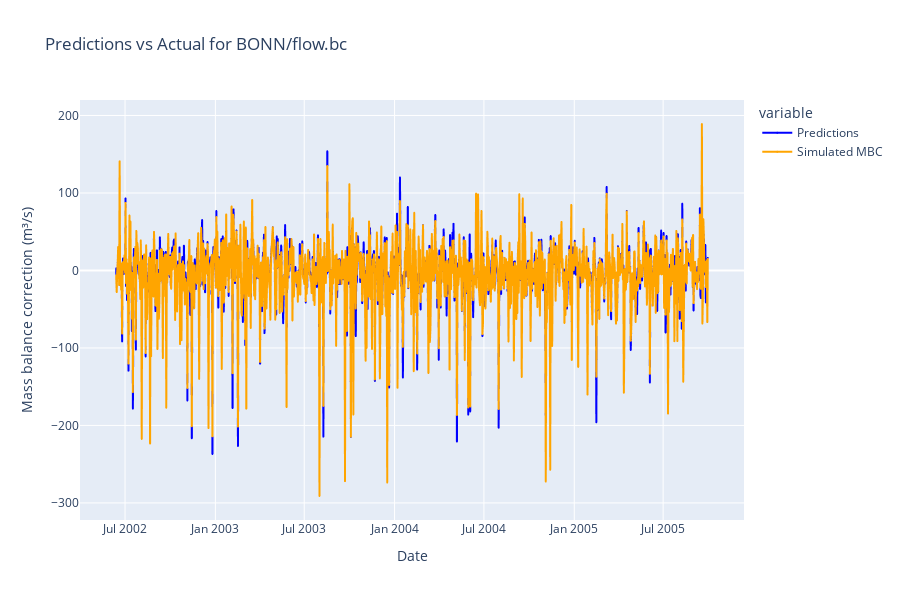
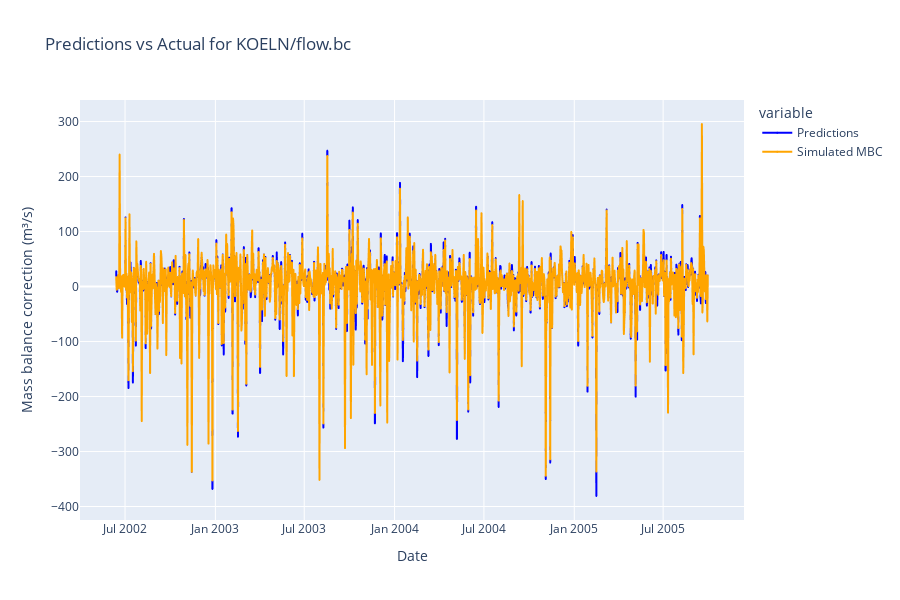
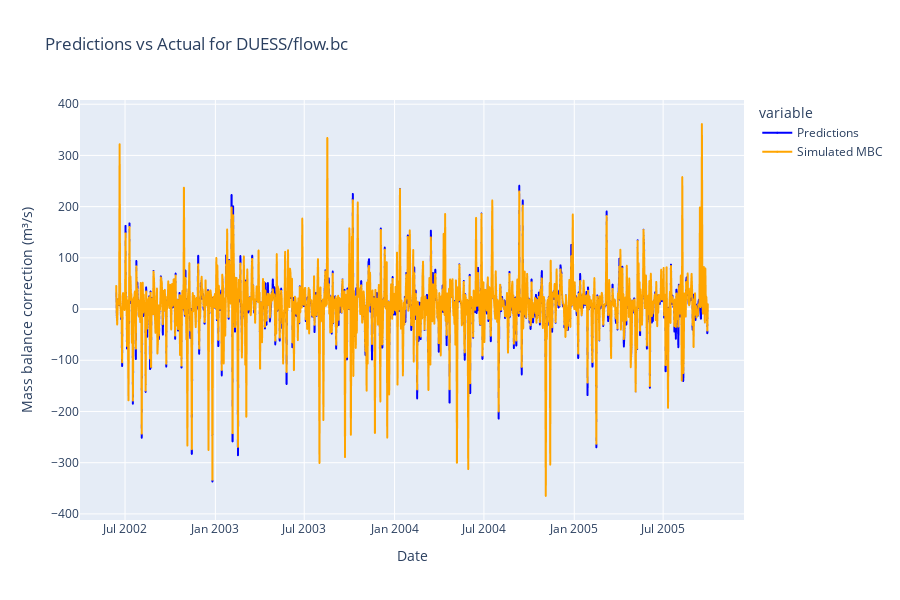
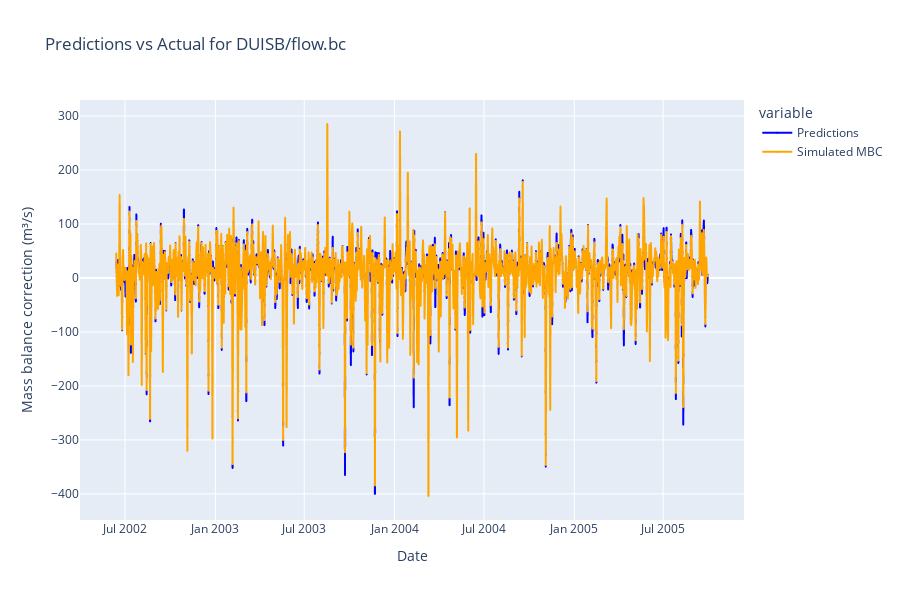

The notebook cell saved with these charts, in order:
### Markdown cell above
<h2>Output visualization</h2>

### Code cell
y_test_array = np.array(y_test)
for i in range(0,len(df_output)):
    data= {
        'Date': df_output.index[-len(predictions):],
        'Predictions': predictions_rescaled[:, i],
        'Simulated MBC': np.array(y_test)[:, i]
        }

    df_plot = pd.DataFrame(data)

    fig = px.scatter(df_plot, x='Date', y=['Predictions', 'Simulated MBC'],
                    labels={'value': 'Mass balance correction (m³/s)'},
                    title='Predictions vs Actual for ' + df_output.columns[i],
                    color_discrete_sequence=['blue', 'orange'])
    fig.update_traces(marker={'size': 2},
                    mode='lines+markers')
    fig.update_layout(width=900, height=600)
    fig.show()
    # filepath=r'C:\Users\sujan.maharjan\Desktop\KISTERS\figures\MV_FFNN_'+df_output.columns[i][:3]+'.html'
    # fig.write_html(filepath)
    #filepath=r'C:\Users\sujan.maharjan\Desktop\KISTERS\Outputs_for_WSV\MIMO_FFNN_discharge_'+df_output.columns[i][:3]+'.csv'

### Figure 1 — Plotly figure (JSON) as saved in the notebook; plotly's stock layout.template omitted (floating-point values rounded to 4 significant figures; data arrays with more than 128 entries replaced by an {"elided": "..."} marker saying what was removed)
{"data": [{"hovertemplate": "variable=Predictions<br>Date=%{x}<br>Mass balance correction (m³/s)=%{y}<extra></extra>", "legendgroup": "Predictions", "marker": {"color": "blue", "size": 2, "symbol": "circle"}, "mode": "lines+markers", "name": "Predictions", "showlegend": true, "type": "scattergl", "x": {"elided": "1206 str values"}, "xaxis": "x", "y": {"elided": "1206 float values"}, "yaxis": "y"}, {"hovertemplate": "variable=Simulated MBC<br>Date=%{x}<br>Mass balance correction (m³/s)=%{y}<extra></extra>", "legendgroup": "Simulated MBC", "marker": {"color": "orange", "size": 2, "symbol": "circle"}, "mode": "lines+markers", "name": "Simulated MBC", "showlegend": true, "type": "scattergl", "x": {"elided": "1206 str values"}, "xaxis": "x", "y": {"elided": "1206 float values"}, "yaxis": "y"}], "layout": {"height": 600, "legend": {"title": {"text": "variable"}, "tracegroupgap": 0}, "title": {"text": "Predictions vs Actual for BONN/flow.bc"}, "width": 900, "xaxis": {"anchor": "y", "domain": [0, 1], "title": {"text": "Date"}}, "yaxis": {"anchor": "x", "domain": [0, 1], "title": {"text": "Mass balance correction (m³/s)"}}}}

### Figure 2 — Plotly figure (JSON) as saved in the notebook; plotly's stock layout.template omitted (floating-point values rounded to 4 significant figures; data arrays with more than 128 entries replaced by an {"elided": "..."} marker saying what was removed)
{"data": [{"hovertemplate": "variable=Predictions<br>Date=%{x}<br>Mass balance correction (m³/s)=%{y}<extra></extra>", "legendgroup": "Predictions", "marker": {"color": "blue", "size": 2, "symbol": "circle"}, "mode": "lines+markers", "name": "Predictions", "showlegend": true, "type": "scattergl", "x": {"elided": "1206 str values"}, "xaxis": "x", "y": {"elided": "1206 float values"}, "yaxis": "y"}, {"hovertemplate": "variable=Simulated MBC<br>Date=%{x}<br>Mass balance correction (m³/s)=%{y}<extra></extra>", "legendgroup": "Simulated MBC", "marker": {"color": "orange", "size": 2, "symbol": "circle"}, "mode": "lines+markers", "name": "Simulated MBC", "showlegend": true, "type": "scattergl", "x": {"elided": "1206 str values"}, "xaxis": "x", "y": {"elided": "1206 float values"}, "yaxis": "y"}], "layout": {"height": 600, "legend": {"title": {"text": "variable"}, "tracegroupgap": 0}, "title": {"text": "Predictions vs Actual for KOELN/flow.bc"}, "width": 900, "xaxis": {"anchor": "y", "domain": [0, 1], "title": {"text": "Date"}}, "yaxis": {"anchor": "x", "domain": [0, 1], "title": {"text": "Mass balance correction (m³/s)"}}}}

### Figure 3 — Plotly figure (JSON) as saved in the notebook; plotly's stock layout.template omitted (floating-point values rounded to 4 significant figures; data arrays with more than 128 entries replaced by an {"elided": "..."} marker saying what was removed)
{"data": [{"hovertemplate": "variable=Predictions<br>Date=%{x}<br>Mass balance correction (m³/s)=%{y}<extra></extra>", "legendgroup": "Predictions", "marker": {"color": "blue", "size": 2, "symbol": "circle"}, "mode": "lines+markers", "name": "Predictions", "showlegend": true, "type": "scattergl", "x": {"elided": "1206 str values"}, "xaxis": "x", "y": {"elided": "1206 float values"}, "yaxis": "y"}, {"hovertemplate": "variable=Simulated MBC<br>Date=%{x}<br>Mass balance correction (m³/s)=%{y}<extra></extra>", "legendgroup": "Simulated MBC", "marker": {"color": "orange", "size": 2, "symbol": "circle"}, "mode": "lines+markers", "name": "Simulated MBC", "showlegend": true, "type": "scattergl", "x": {"elided": "1206 str values"}, "xaxis": "x", "y": {"elided": "1206 float values"}, "yaxis": "y"}], "layout": {"height": 600, "legend": {"title": {"text": "variable"}, "tracegroupgap": 0}, "title": {"text": "Predictions vs Actual for DUESS/flow.bc"}, "width": 900, "xaxis": {"anchor": "y", "domain": [0, 1], "title": {"text": "Date"}}, "yaxis": {"anchor": "x", "domain": [0, 1], "title": {"text": "Mass balance correction (m³/s)"}}}}

### Figure 4 — Plotly figure (JSON) as saved in the notebook; plotly's stock layout.template omitted (floating-point values rounded to 4 significant figures; data arrays with more than 128 entries replaced by an {"elided": "..."} marker saying what was removed)
{"data": [{"hovertemplate": "variable=Predictions<br>Date=%{x}<br>Mass balance correction (m³/s)=%{y}<extra></extra>", "legendgroup": "Predictions", "marker": {"color": "blue", "size": 2, "symbol": "circle"}, "mode": "lines+markers", "name": "Predictions", "showlegend": true, "type": "scattergl", "x": {"elided": "1206 str values"}, "xaxis": "x", "y": {"elided": "1206 float values"}, "yaxis": "y"}, {"hovertemplate": "variable=Simulated MBC<br>Date=%{x}<br>Mass balance correction (m³/s)=%{y}<extra></extra>", "legendgroup": "Simulated MBC", "marker": {"color": "orange", "size": 2, "symbol": "circle"}, "mode": "lines+markers", "name": "Simulated MBC", "showlegend": true, "type": "scattergl", "x": {"elided": "1206 str values"}, "xaxis": "x", "y": {"elided": "1206 float values"}, "yaxis": "y"}], "layout": {"height": 600, "legend": {"title": {"text": "variable"}, "tracegroupgap": 0}, "title": {"text": "Predictions vs Actual for DUISB/flow.bc"}, "width": 900, "xaxis": {"anchor": "y", "domain": [0, 1], "title": {"text": "Date"}}, "yaxis": {"anchor": "x", "domain": [0, 1], "title": {"text": "Mass balance correction (m³/s)"}}}}
